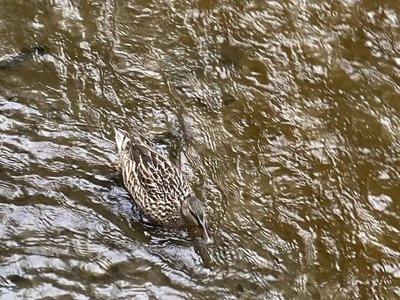
#> input picture media/images/mallard.2e16d0ba.fill-400x300.jpg, 400 x 300 px
$ python -i image_optimizer.py   (imports and definitions only)
#> lines starting #> are read from the running program, lines starting #| are printed output that depends on the picture
"""
Image optimization utilities for uploaded images.
Automatically resizes, compresses, and converts images to WebP.
"""
import io
import uuid
from PIL import Image, ExifTags

# High quality settings
MAX_DIMENSION = 2048  # Max width or height (good for retina)
WEBP_QUALITY = 90  # High quality WebP
JPEG_QUALITY = 90  # Fallback JPEG quality


# [127 lines left out: functions optimize_image, optimize_image_keep_format, not called in this run]


def _fix_orientation(img):
    """Fix image orientation based on EXIF data."""
    try:
        exif = img._getexif()
        if exif is None:
            return img

        orientation_key = None
        for key, val in ExifTags.TAGS.items():
            if val == 'Orientation':
                orientation_key = key
                break

        if orientation_key is None or orientation_key not in exif:
            return img

        orientation = exif[orientation_key]

        if orientation == 2:
            img = img.transpose(Image.FLIP_LEFT_RIGHT)
        elif orientation == 3:
            img = img.rotate(180)
        elif orientation == 4:
            img = img.transpose(Image.FLIP_TOP_BOTTOM)
        elif orientation == 5:
            img = img.rotate(-90, expand=True).transpose(Image.FLIP_LEFT_RIGHT)
        elif orientation == 6:
            img = img.rotate(-90, expand=True)
        elif orientation == 7:
            img = img.rotate(90, expand=True).transpose(Image.FLIP_LEFT_RIGHT)
        elif orientation == 8:
            img = img.rotate(90, expand=True)
    except (AttributeError, KeyError, IndexError, TypeError):
        pass

    return img


# [11 lines left out: functions get_image_dimensions, estimate_savings, not called in this run]

>>> import cv2
>>> picture = cv2.imread('../../media/images/mallard.2e16d0ba.fill-400x300.jpg', cv2.IMREAD_GRAYSCALE)
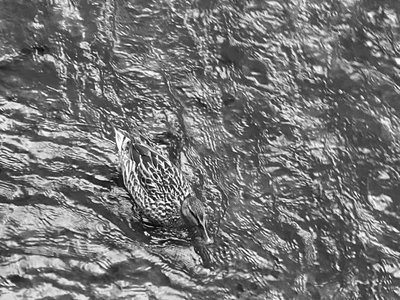
#> picture: shape (300, 400); min 0, max 255, mean 117.2
>>> result = _fix_orientation(picture)

$ run again, on media/images/mallard.max-165x165.jpg
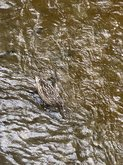
#> input picture media/images/mallard.max-165x165.jpg, 123 x 165 px
#> `picture = cv2.imread('../../media/images/mallard.2e16d0ba.fill-400x300..`:
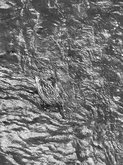
#> picture: shape (165, 123); min 19, max 255, mean 116.9
